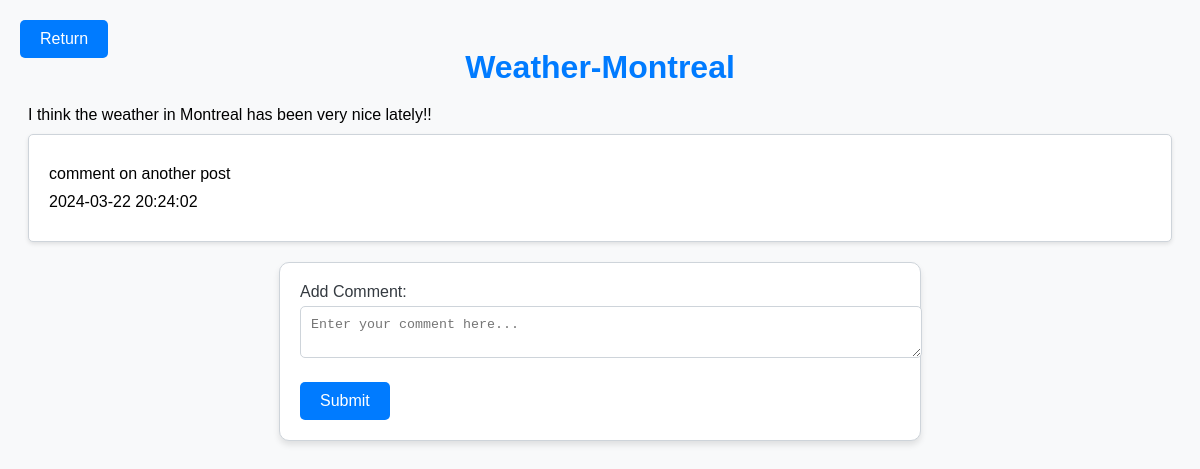
The app's page /Publication/viewPublicationComments/61 (signed in) with its own data.
### tables this page shows
CREATE TABLE `publication` (
  `publication_id` int(11) NOT NULL,
  `profile_id` int(11) NOT NULL,
  `publication_title` varchar(255) NOT NULL,
  `publication_text` text NOT NULL,
  `timestamp` timestamp NOT NULL DEFAULT current_timestamp(),
  `publication_status` enum('public','private') NOT NULL DEFAULT 'public'
);

CREATE TABLE `publication_comment` (
  `publication_comment_id` int(11) NOT NULL,
  `publication_id` int(11) NOT NULL,
  `timestamp` timestamp NOT NULL DEFAULT current_timestamp(),
  `profile_id` int(11) NOT NULL,
  `comment_text` varchar(255) NOT NULL
);

### app/core/Controller.php (called while the page is built, shortened)
<?php
class Controller
{
	function view($name, $data = null)
	{
		include ('app/views/' . $name . '.php');
	}
}

### app/controllers/Comment.php (called while the page is built, shortened)
<?php
class Comment extends \app\core\Controller
{
    public function viewPublicationComments($publication_id)
    {
        $publicationModel = new \app\models\Publication();
        $publication = $publicationModel->getById($publication_id);
        $commentModel = new \app\models\PublicationComment();
        $comments = $commentModel->getAllByPublicationId($publication_id);
        $data = [
            'publication' => $publication,
            'comments' => $comments
        ];
        $this->view('Comment/viewPublicationComments', $data);
    }
}

### app/core/App.php (called while the page is built, shortened)
<?php
class App
{
    private $routes = [];
    public function addRoute($url, $handler)
    {
        $url = preg_replace('/{([^\/]+)}/', '(?<$1>[^\/]+)', $url);
        $this->routes[$url] = $handler;
    }
    public function resolve($url)
    {
        $matches = [];
        foreach ($this->routes as $routePattern => $controllerMethod) {
            if (preg_match("#^$routePattern$#", $url, $matches)) {
                $namedParams = array_filter(
                    $matches,
                    function ($key) {
                        return !is_numeric($key);
                    }
                    ,
                    ARRAY_FILTER_USE_KEY
                );
                return [$controllerMethod, $namedParams];
            }
        }
        return false;
    }
    function __construct()
    {
        $url = $_GET['url'];
        [$controllerMethod, $namedParams] = $this->resolve($url);
        [$controller, $method] = explode(',', $controllerMethod);
        $controllerInstance = new $controller();
        call_user_func_array([$controllerInstance, $method], $namedParams);
    }
}

### index.php (called while the page is built, shortened)
<?php
new App();

### app/core/autoload.php (called while the page is built, shortened)
<?php
spl_autoload_register(
    function ($class_name) {
        $class_name = str_replace('\\', DIRECTORY_SEPARATOR, $class_name);
        if (file_exists($class_name . '.php')) {
            return true;
        } else {
            return false;
        }
    }
);

### app/core/Model.php (called while the page is built, shortened)
<?php
class Model
{
	public function __construct()
	{
		$host = 'localhost';
		$dbname = 'ecommerce';
		$user = 'root';
		$pass = '';
	}
}

### app/models/Publication.php (called while the page is built, shortened)
<?php
class Publication extends \app\core\Model
{
    public function getById($publication_id)
    {
        $SQL = 'SELECT * FROM publication WHERE publication_id = :publication_id';
        $STMT = self::$_conn->prepare($SQL);
        $STMT->execute(['publication_id' => $publication_id]);
        $STMT->setFetchMode(PDO::FETCH_CLASS, 'app\models\Publication');
        return $STMT->fetch();
    }
}

### app/models/PublicationComment.php (called while the page is built, shortened)
<?php
class PublicationComment extends \app\core\Model
{
    public function getAllByPublicationId($publication_id)
    {
        $SQL = 'SELECT * FROM publication_comment WHERE publication_id = :publication_id';
        $STMT = self::$_conn->prepare($SQL);
        $STMT->execute(['publication_id' => $publication_id]);
        $STMT->setFetchMode(PDO::FETCH_CLASS, 'app\models\PublicationComment');
        return $STMT->fetchAll();
    }
}

### app/views/Comment/viewPublicationComments.php (the view, shortened to what this page needs)
<!DOCTYPE html>
<head>
    <link rel="stylesheet" href="/app/commentStyles.css">
</head>
<body>
    <h1>
        <?php echo $publication->publication_title; ?>
    </h1>
    <p>
        <?php echo $publication->publication_text; ?>
    </p>
    <?php foreach ($comments as $comment): ?>
        <div class="comment">
            <p>
                <?php echo $comment->comment_text; ?>
            </p>
            <p>
                <?php echo $comment->timestamp; ?>
            </p>
        </div>
    <?php endforeach; ?>
    <?php if (isset ($_SESSION['profile_id'])): ?>
        <div class="add-comment-form">
            <form action="/Comment/addComment/<?php echo $publication->publication_id; ?>" method="post">
                <label for="comment">Add Comment:</label><br>
                <textarea id="comment" name="comment" placeholder="Enter your comment here..." required></textarea><br>
                <input type="submit" value="Submit">
            </form>
            <a href="/Publication/viewAll" class="return-button">Return</a>
        </div>
    <?php endif; ?>
</body>
</html>

### app/commentStyles.css (style rules this page uses)
body { background-color: #f8f9fa; font-family: Arial, sans-serif; padding: 20px; }
h1 { color: #007bff; text-align: center; margin-bottom: 20px; }
a { color: #007bff; text-decoration: none; }
.comment { background-color: #fff; border: 1px solid #ced4da; border-radius: 5px; padding: 20px; box-shadow: 0 2px 4px rgba(0, 0, 0, 0.1); margin-bottom: 20px; }
.return-button { background-color: #007bff; color: #fff; border: none; padding: 10px 20px; border-radius: 5px; cursor: pointer; text-decoration: none; position: absolute; top: 20px; left: 20px; }
form { background-color: #fff; border: 1px solid #ced4da; border-radius: 10px; margin: 20px auto; padding: 20px; width: 80%; max-width: 600px; box-shadow: 0 4px 6px rgba(0, 0, 0, 0.1); }
label { font-size: 16px; color: #343a40; }
textarea { width: 100%; padding: 10px; border-radius: 5px; border: 1px solid #ced4da; margin-top: 5px; margin-bottom: 20px; resize: vertical; }
input[type="submit"] { background-color: #007bff; border: none; color: white; padding: 10px 20px; text-align: center; text-decoration: none; display: inline-block; font-size: 16px; border-radius: 5px; cursor: pointer; transition: background-color 0.3s ease; }
p { margin: 10px 0; }

### records on screen
publication: publication_title "Weather-Montreal", publication_text "I think the weather in Montreal has been very nice lately!!"
publication_comment: comment_text "comment on another post", timestamp "2024-03-22 20:24:02"
